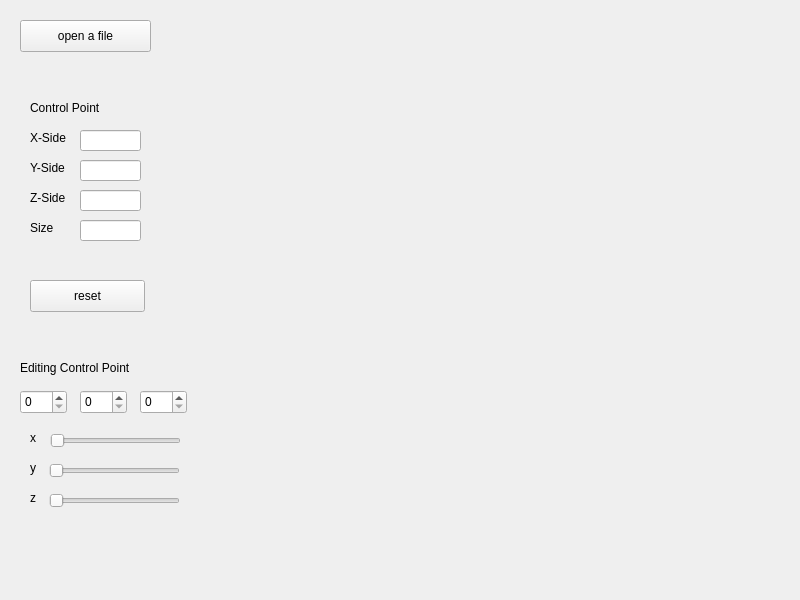
<?xml version="1.0" encoding="UTF-8"?>
<ui version="4.0">
 <class>Canvas</class>
 <widget class="QWidget" name="Canvas">
  <property name="geometry">
   <rect>
    <x>0</x>
    <y>0</y>
    <width>800</width>
    <height>600</height>
   </rect>
  </property>
  <property name="windowTitle">
   <string>Canvas</string>
  </property>
  <widget class="QPushButton" name="openButton">
   <property name="geometry">
    <rect>
     <x>20</x>
     <y>20</y>
     <width>131</width>
     <height>32</height>
    </rect>
   </property>
   <property name="text">
    <string>open a file</string>
   </property>
  </widget>
  <widget class="QWidget" name="verticalLayoutWidget">
   <property name="geometry">
    <rect>
     <x>210</x>
     <y>40</y>
     <width>571</width>
     <height>531</height>
    </rect>
   </property>
   <layout class="QVBoxLayout" name="layout">
    <property name="sizeConstraint">
     <enum>QLayout::SetDefaultConstraint</enum>
    </property>
   </layout>
  </widget>
  <widget class="QLabel" name="label">
   <property name="geometry">
    <rect>
     <x>30</x>
     <y>100</y>
     <width>91</width>
     <height>16</height>
    </rect>
   </property>
   <property name="text">
    <string>Control Point</string>
   </property>
  </widget>
  <widget class="QLineEdit" name="x_side">
   <property name="geometry">
    <rect>
     <x>80</x>
     <y>130</y>
     <width>61</width>
     <height>21</height>
    </rect>
   </property>
  </widget>
  <widget class="QLineEdit" name="y_side">
   <property name="geometry">
    <rect>
     <x>80</x>
     <y>160</y>
     <width>61</width>
     <height>21</height>
    </rect>
   </property>
  </widget>
  <widget class="QLineEdit" name="z_side">
   <property name="geometry">
    <rect>
     <x>80</x>
     <y>190</y>
     <width>61</width>
     <height>21</height>
    </rect>
   </property>
  </widget>
  <widget class="QLabel" name="label_2">
   <property name="geometry">
    <rect>
     <x>30</x>
     <y>130</y>
     <width>59</width>
     <height>16</height>
    </rect>
   </property>
   <property name="text">
    <string>X-Side</string>
   </property>
  </widget>
  <widget class="QLabel" name="label_3">
   <property name="geometry">
    <rect>
     <x>30</x>
     <y>160</y>
     <width>59</width>
     <height>16</height>
    </rect>
   </property>
   <property name="text">
    <string>Y-Side</string>
   </property>
  </widget>
  <widget class="QLabel" name="label_4">
   <property name="geometry">
    <rect>
     <x>30</x>
     <y>190</y>
     <width>59</width>
     <height>16</height>
    </rect>
   </property>
   <property name="text">
    <string>Z-Side</string>
   </property>
  </widget>
  <widget class="QSlider" name="cp_x">
   <property name="geometry">
    <rect>
     <x>50</x>
     <y>430</y>
     <width>131</width>
     <height>22</height>
    </rect>
   </property>
   <property name="orientation">
    <enum>Qt::Horizontal</enum>
   </property>
  </widget>
  <widget class="QSlider" name="cp_y">
   <property name="geometry">
    <rect>
     <x>49</x>
     <y>460</y>
     <width>131</width>
     <height>22</height>
    </rect>
   </property>
   <property name="orientation">
    <enum>Qt::Horizontal</enum>
   </property>
  </widget>
  <widget class="QSlider" name="cp_z">
   <property name="geometry">
    <rect>
     <x>49</x>
     <y>490</y>
     <width>131</width>
     <height>22</height>
    </rect>
   </property>
   <property name="orientation">
    <enum>Qt::Horizontal</enum>
   </property>
  </widget>
  <widget class="QSpinBox" name="spin_x">
   <property name="geometry">
    <rect>
     <x>20</x>
     <y>390</y>
     <width>47</width>
     <height>24</height>
    </rect>
   </property>
   <property name="readOnly">
    <bool>false</bool>
   </property>
  </widget>
  <widget class="QSpinBox" name="spin_y">
   <property name="geometry">
    <rect>
     <x>80</x>
     <y>390</y>
     <width>47</width>
     <height>24</height>
    </rect>
   </property>
  </widget>
  <widget class="QSpinBox" name="spin_z">
   <property name="geometry">
    <rect>
     <x>140</x>
     <y>390</y>
     <width>47</width>
     <height>24</height>
    </rect>
   </property>
  </widget>
  <widget class="QLabel" name="label_5">
   <property name="geometry">
    <rect>
     <x>30</x>
     <y>430</y>
     <width>81</width>
     <height>16</height>
    </rect>
   </property>
   <property name="text">
    <string>x</string>
   </property>
  </widget>
  <widget class="QLabel" name="label_6">
   <property name="geometry">
    <rect>
     <x>30</x>
     <y>460</y>
     <width>16</width>
     <height>16</height>
    </rect>
   </property>
   <property name="text">
    <string>y</string>
   </property>
  </widget>
  <widget class="QLabel" name="label_7">
   <property name="geometry">
    <rect>
     <x>30</x>
     <y>490</y>
     <width>16</width>
     <height>16</height>
    </rect>
   </property>
   <property name="text">
    <string>z</string>
   </property>
  </widget>
  <widget class="QPushButton" name="reset">
   <property name="geometry">
    <rect>
     <x>30</x>
     <y>280</y>
     <width>115</width>
     <height>32</height>
    </rect>
   </property>
   <property name="text">
    <string>reset</string>
   </property>
  </widget>
  <widget class="QLabel" name="label_8">
   <property name="geometry">
    <rect>
     <x>20</x>
     <y>360</y>
     <width>141</width>
     <height>16</height>
    </rect>
   </property>
   <property name="text">
    <string>Editing Control Point</string>
   </property>
  </widget>
  <widget class="QLineEdit" name="xyz_size">
   <property name="geometry">
    <rect>
     <x>80</x>
     <y>220</y>
     <width>61</width>
     <height>21</height>
    </rect>
   </property>
  </widget>
  <widget class="QLabel" name="label_9">
   <property name="geometry">
    <rect>
     <x>30</x>
     <y>220</y>
     <width>59</width>
     <height>16</height>
    </rect>
   </property>
   <property name="text">
    <string>Size</string>
   </property>
  </widget>
 </widget>
 <layoutdefault spacing="6" margin="11"/>
 <resources/>
 <connections/>
</ui>
